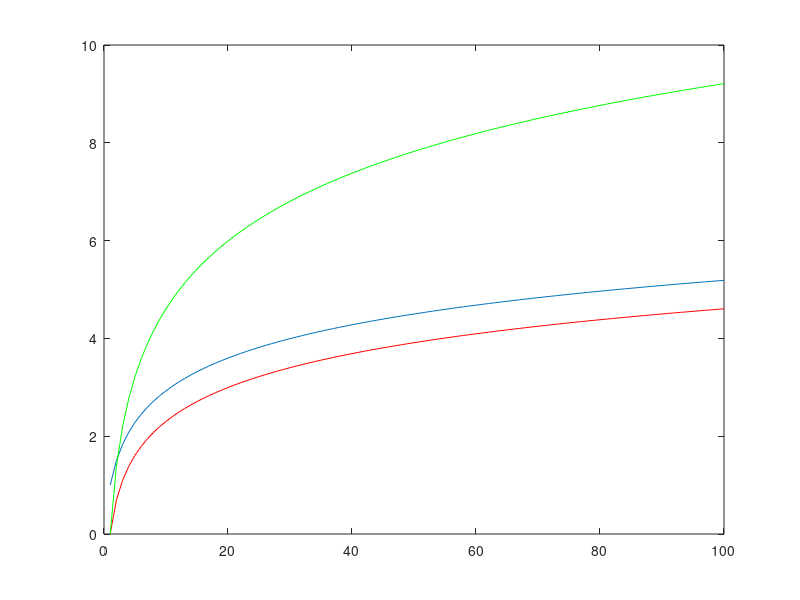

Recreate this plot in MATLAB.
clear;
clc;

n = 100;
for i=1:n
   Hn(i) = sum(1./(1:i)); 
   Gn(i) = log(i);
end

plot(1:n,Hn);
hold on; plot(1:n,Gn,'color','red');
hold on; plot(1:n,2*Gn,'color','green');
